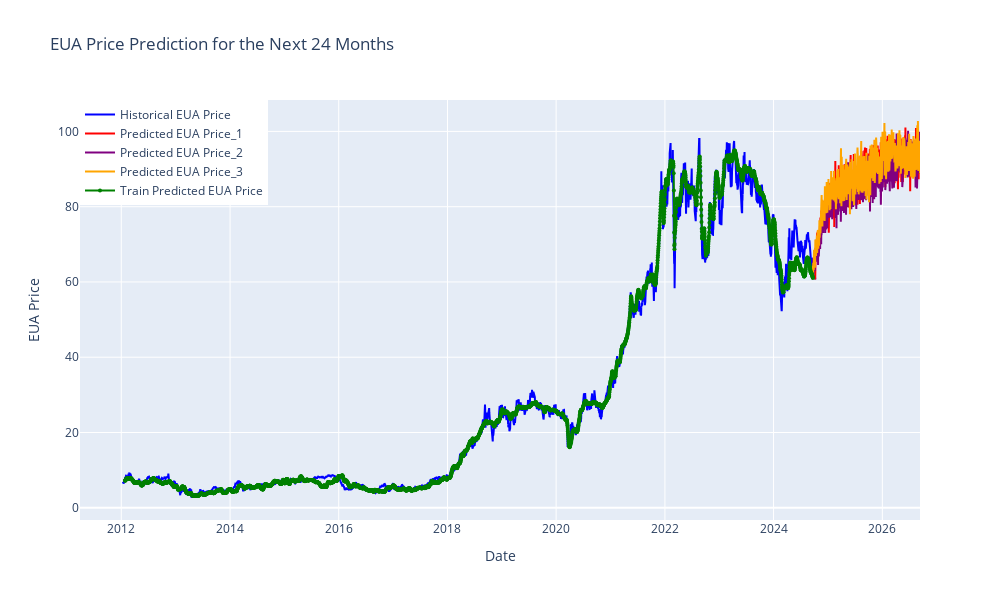

Notebook source saved alongside this figure:
### Code cell
# Create traces for each plot
trace1 = go.Scatter(x=dates, y=original_EUA, mode='lines', name='Historical EUA Price', 
                    line=dict(color='blue'))

trace2 = go.Scatter(x=future_dates, y=ensemble_future_predictions[0,:,0], mode='lines', 
                    name='Predicted EUA Price_1', 
                    line=dict(color='red'))

trace3 = go.Scatter(x=future_dates, y=ensemble_future_predictions[1,:,0], mode='lines', 
                    name='Predicted EUA Price_2', 
                    line=dict(color='purple'))

trace4 = go.Scatter(x=future_dates, y=ensemble_future_predictions[2,:,0], mode='lines', 
                    name='Predicted EUA Price_3', 
                    line=dict(color='orange'))

trace5 = go.Scatter(x=train_dates[-train_predictions_rescaled.shape[0]:], 
                    y=train_predictions_rescaled[:, 0], mode='lines+markers', 
                    name='Train Predicted EUA Price', marker=dict(color='green', size=4), 
                    line=dict(color='green'))

# Layout for the plot
layout = go.Layout(
    title='EUA Price Prediction for the Next 24 Months',
    xaxis=dict(title='Date'),
    yaxis=dict(title='EUA Price'),
    legend=dict(x=0, y=1, traceorder='normal'),
    height=600,
    width=1000
)

# Create the figure with the traces
fig = go.Figure(data=[trace1, trace2, trace3, trace4, trace5], layout=layout)

# Show the figure (interactive plot)
fig.show()

### Figure 1 — Plotly figure (JSON) as saved in the notebook; plotly's stock layout.template omitted (floating-point values rounded to 4 significant figures; data arrays with more than 128 entries replaced by an {"elided": "..."} marker saying what was removed)
{"data": [{"line": {"color": "blue"}, "mode": "lines", "name": "Historical EUA Price", "type": "scatter", "x": {"elided": "4653 str values"}, "y": {"elided": "4653 float values"}}, {"line": {"color": "red"}, "mode": "lines", "name": "Predicted EUA Price_1", "type": "scatter", "x": {"elided": "720 str values"}, "y": {"elided": "720 float values"}}, {"line": {"color": "purple"}, "mode": "lines", "name": "Predicted EUA Price_2", "type": "scatter", "x": {"elided": "720 str values"}, "y": {"elided": "720 float values"}}, {"line": {"color": "orange"}, "mode": "lines", "name": "Predicted EUA Price_3", "type": "scatter", "x": {"elided": "720 str values"}, "y": {"elided": "720 float values"}}, {"line": {"color": "green"}, "marker": {"color": "green", "size": 4}, "mode": "lines+markers", "name": "Train Predicted EUA Price", "type": "scatter", "x": {"elided": "4623 str values"}, "y": {"elided": "4623 float values"}}], "layout": {"height": 600, "legend": {"traceorder": "normal", "x": 0, "y": 1}, "title": {"text": "EUA Price Prediction for the Next 24 Months"}, "width": 1000, "xaxis": {"title": {"text": "Date"}}, "yaxis": {"title": {"text": "EUA Price"}}}}
